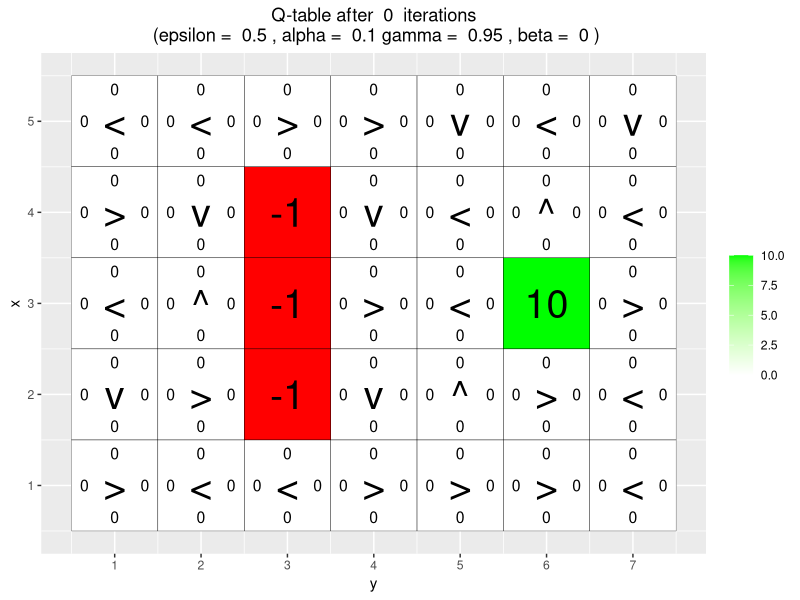
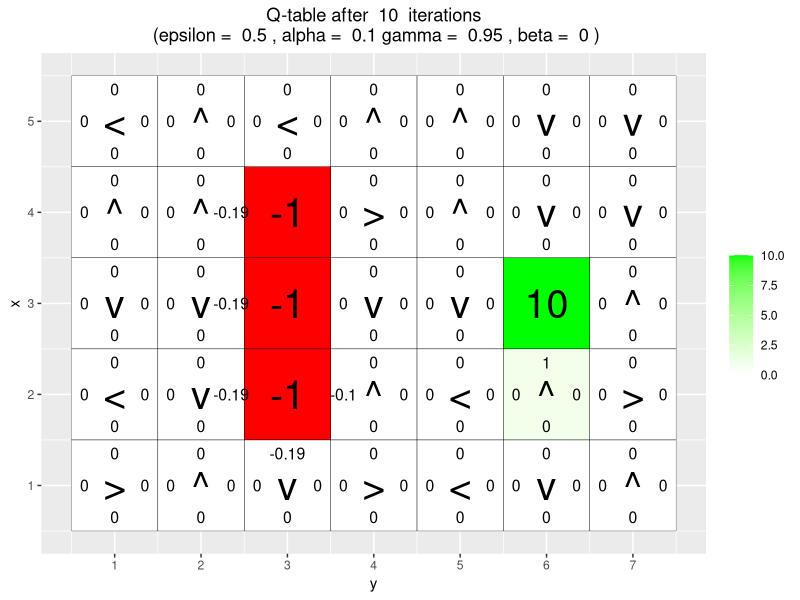
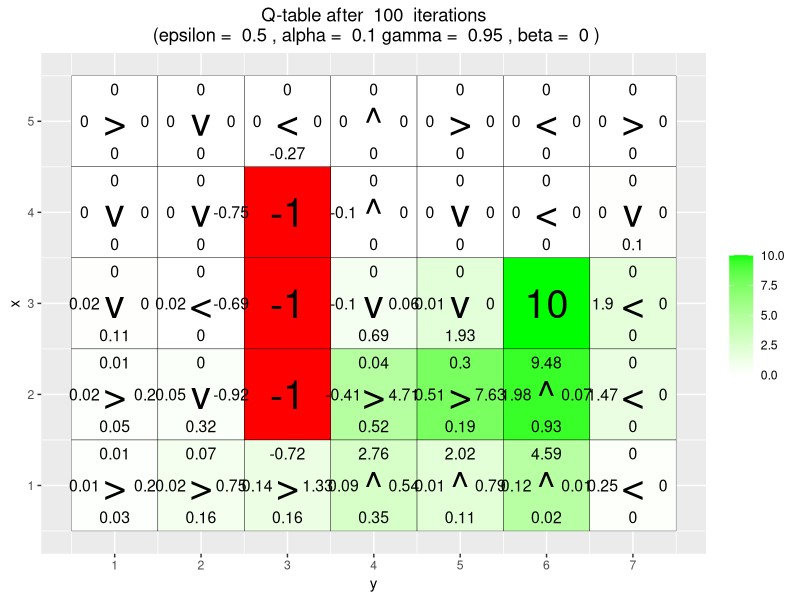
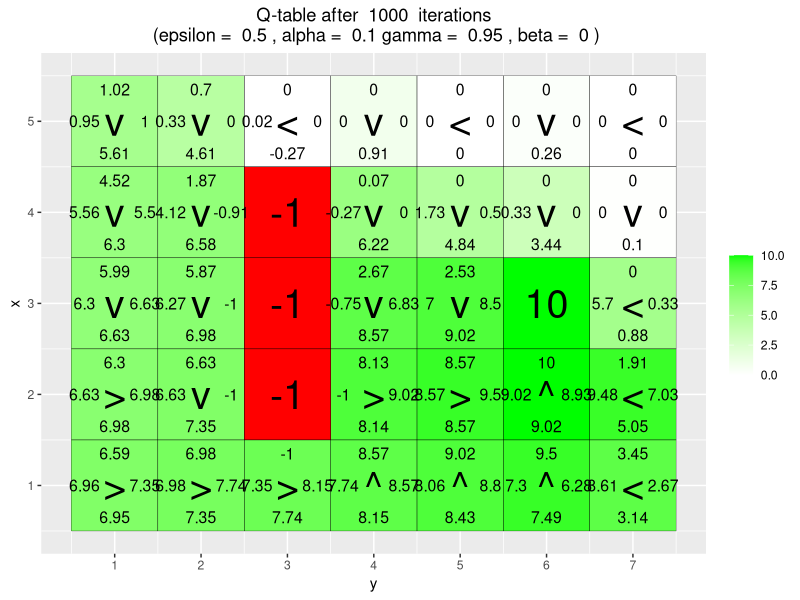
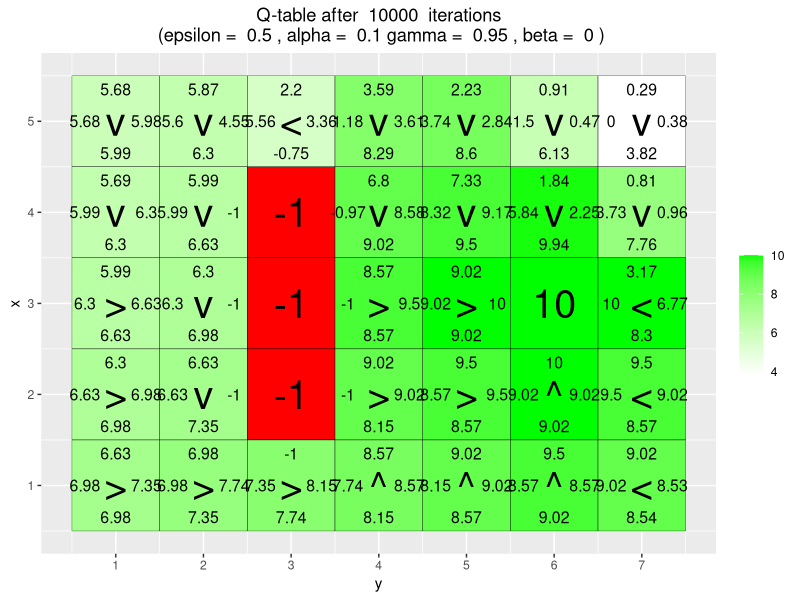
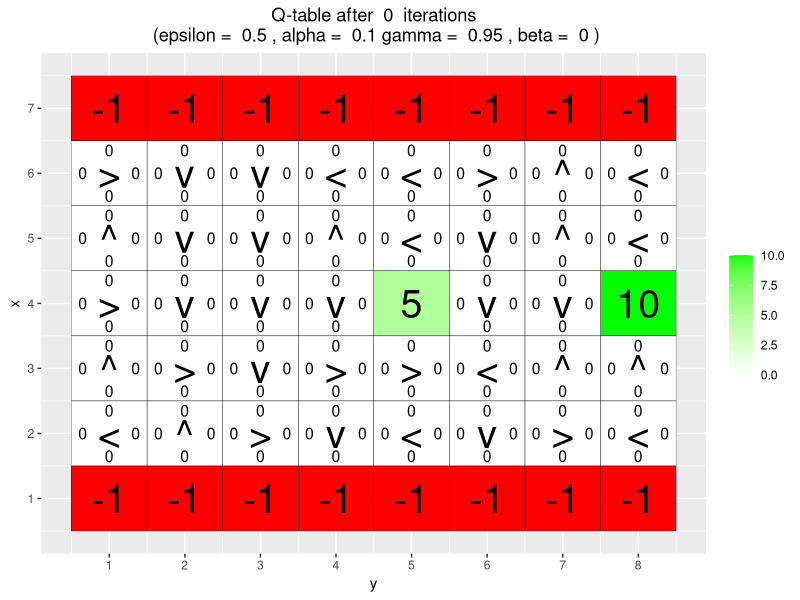
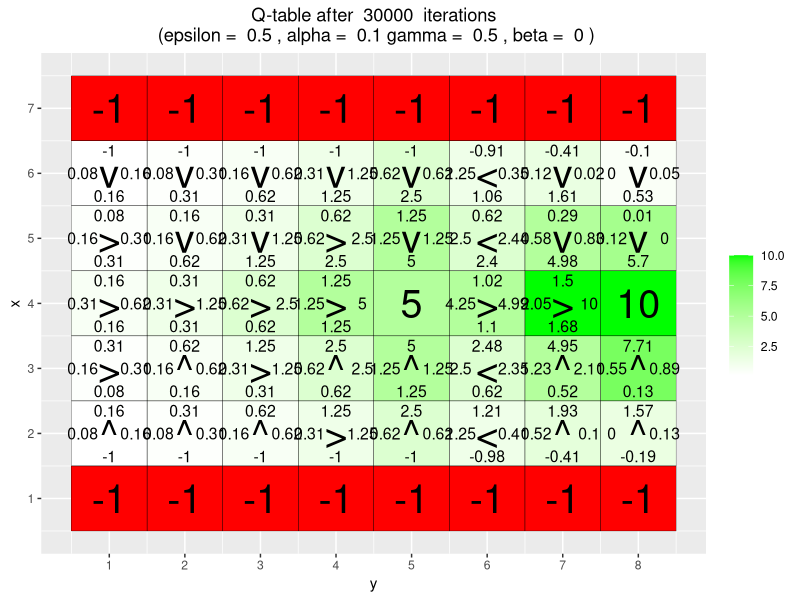
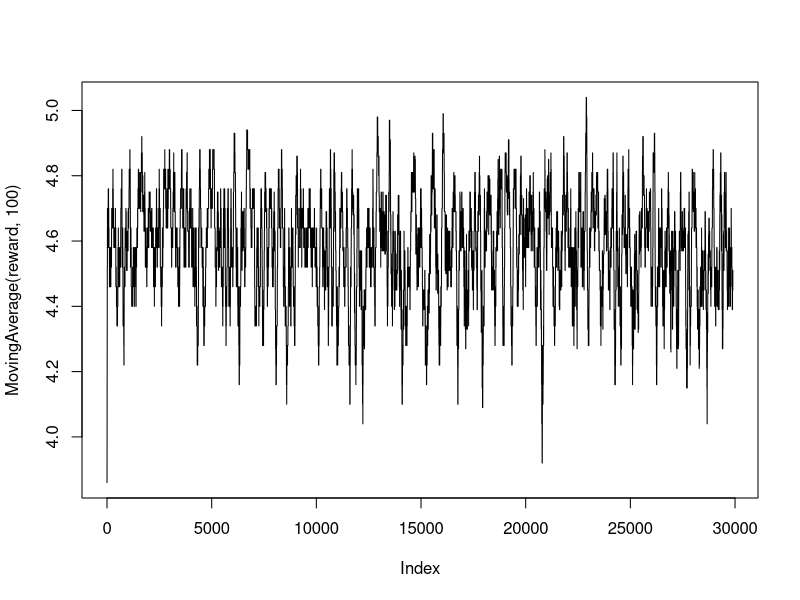

Source code (R) for these figures, in order: (Note: a time limit stopped this script after it produced the figures.)
## ---- chunk 1
knitr::opts_chunk$set(echo = TRUE)
## ---- chunk 2
# By Jose M. PeÃ±a and Joel Oskarsson.
# For teaching purposes.
# jose.m.pena@liu.se.

#####################################################################################################
# Q-learning
#####################################################################################################

# install.packages("ggplot2")
# install.packages("vctrs")
library(ggplot2)

arrows <- c("^", ">", "v", "<")
action_deltas <- list(c(1,0), # up
                      c(0,1), # right
                      c(-1,0), # down
                      c(0,-1)) # left

vis_environment <- function(iterations=0, epsilon = 0.5, alpha = 0.1, gamma = 0.95, beta = 0){
  
  # Visualize an environment with rewards. 
  # Q-values for all actions are displayed on the edges of each tile.
  # The (greedy) policy for each state is also displayed.
  # 
  # Args:
  #   iterations, epsilon, alpha, gamma, beta (optional): for the figure title.
  #   reward_map (global variable): a HxW array containing the reward given at each state.
  #   q_table (global variable): a HxWx4 array containing Q-values for each state-action pair.
  #   H, W (global variables): environment dimensions.
  
  df <- expand.grid(x=1:H,y=1:W)
  foo <- mapply(function(x,y) ifelse(reward_map[x,y] == 0,q_table[x,y,1],NA),df$x,df$y)
  df$val1 <- as.vector(round(foo, 2))
  foo <- mapply(function(x,y) ifelse(reward_map[x,y] == 0,q_table[x,y,2],NA),df$x,df$y)
  df$val2 <- as.vector(round(foo, 2))
  foo <- mapply(function(x,y) ifelse(reward_map[x,y] == 0,q_table[x,y,3],NA),df$x,df$y)
  df$val3 <- as.vector(round(foo, 2))
  foo <- mapply(function(x,y) ifelse(reward_map[x,y] == 0,q_table[x,y,4],NA),df$x,df$y)
  df$val4 <- as.vector(round(foo, 2))
  foo <- mapply(function(x,y) 
    ifelse(reward_map[x,y] == 0,arrows[GreedyPolicy(x,y)],reward_map[x,y]),df$x,df$y)
  df$val5 <- as.vector(foo)
  foo <- mapply(function(x,y) ifelse(reward_map[x,y] == 0,max(q_table[x,y,]),
                                     ifelse(reward_map[x,y]<0,NA,reward_map[x,y])),df$x,df$y)
  df$val6 <- as.vector(foo)
  
  print(ggplot(df,aes(x = y,y = x)) +
          scale_fill_gradient(low = "white", high = "green", na.value = "red", name = "") +
          geom_tile(aes(fill=val6)) +
          geom_text(aes(label = val1),size = 4,nudge_y = .35,na.rm = TRUE) +
          geom_text(aes(label = val2),size = 4,nudge_x = .35,na.rm = TRUE) +
          geom_text(aes(label = val3),size = 4,nudge_y = -.35,na.rm = TRUE) +
          geom_text(aes(label = val4),size = 4,nudge_x = -.35,na.rm = TRUE) +
          geom_text(aes(label = val5),size = 10) +
          geom_tile(fill = 'transparent', colour = 'black') + 
          ggtitle(paste("Q-table after ",iterations," iterations\n",
                        "(epsilon = ",epsilon,", alpha = ",alpha,"gamma = ",gamma,", beta = ",beta,")")) +
          theme(plot.title = element_text(hjust = 0.5)) +
          scale_x_continuous(breaks = c(1:W),labels = c(1:W)) +
          scale_y_continuous(breaks = c(1:H),labels = c(1:H)))
  
}

GreedyPolicy <- function(x, y){
  
  # Get a greedy action for state (x,y) from q_table.
  #
  # Args:
  #   x, y: state coordinates.
  #   q_table (global variable): a HxWx4 array containing Q-values for each state-action pair.
  # 
  # Returns:
  #   An action, i.e. integer in {1,2,3,4}.
  
  # Your code here.
  max <- which(q_table[x,y,] == max(q_table[x,y,]))
  if(length(max) > 1){
    max <- sample(max, 1)
  }
  return(max)
  
}

EpsilonGreedyPolicy <- function(x, y, epsilon){
  
  # Get an epsilon-greedy action for state (x,y) from q_table.
  #
  # Args:
  #   x, y: state coordinates.
  #   epsilon: probability of acting randomly.
  # 
  # Returns:
  #   An action, i.e. integer in {1,2,3,4}.
  
  # Your code here.
  a=GreedyPolicy(x,y)
  
  all=c(1,2,3,4)
  
  if(runif(1)<=1-epsilon){
    return(a)
  }
  else{
    return(sample(all,1))
  }
  
}

transition_model <- function(x, y, action, beta){
  
  # Computes the new state after given action is taken. The agent will follow the action 
  # with probability (1-beta) and slip to the right or left with probability beta/2 each.
  # 
  # Args:
  #   x, y: state coordinates.
  #   action: which action the agent takes (in {1,2,3,4}).
  #   beta: probability of the agent slipping to the side when trying to move.
  #   H, W (global variables): environment dimensions.
  # 
  # Returns:
  #   The new state after the action has been taken.
  
  delta <- sample(-1:1, size = 1, prob = c(0.5*beta,1-beta,0.5*beta))
  final_action <- ((action + delta + 3) %% 4) + 1
  foo <- c(x,y) + unlist(action_deltas[final_action])
  foo <- pmax(c(1,1),pmin(foo,c(H,W)))
  
  return (foo)
}




q_learning <- function(start_state, epsilon = 0.5, alpha = 0.1, gamma = 0.95, 
                       beta = 0){
  
  # Perform one episode of Q-learning. The agent should move around in the 
  # environment using the given transition model and update the Q-table.
  # The episode ends when the agent reaches a terminal state.
  # 
  # Args:
  #   start_state: array with two entries, describing the starting position of the agent.
  #   epsilon (optional): probability of acting greedily.
  #   alpha (optional): learning rate.
  #   gamma (optional): discount factor.
  #   beta (optional): slipping factor.
  #   reward_map (global variable): a HxW array containing the reward given at each state.
  #   q_table (global variable): a HxWx4 array containing Q-values for each state-action pair.
  # 
  # Returns:
  #   reward: reward received in the episode.
  #   correction: sum of the temporal difference correction terms over the episode.
  #   q_table (global variable): Recall that R passes arguments by value. So, q_table being
  #   a global variable can be modified with the superassigment operator <<-.
  
  # Your code here.
  #start_state=c(sample.int(5,1),sample.int(7,1))
  x=start_state[1]
  y=start_state[2]
  
  episode_correction=0

  repeat{
    # Follow policy, execute action, get reward.
    a=EpsilonGreedyPolicy(x,y,epsilon=epsilon)
    #a_greedy=GreedyPolicy(x,y)
    
    new_state=transition_model(x,y,action=a,beta=beta)
   # print(new_state)
    reward=reward_map[new_state[1],new_state[2]]
    temp_diff=-q_table[x,y,a]+(reward+gamma*max(q_table[new_state[1],new_state[2],]))
    
    q_table[x,y,a]<<-q_table[x,y,a]+alpha*temp_diff
    # Q-table update.
    x=new_state[1]
    y=new_state[2]
    episode_correction=episode_correction+temp_diff
    if(reward!=0)
      # End episode.
      return (c(reward,episode_correction))
  }
  
}


## ---- chunk 3

#####################################################################################################
# Q-Learning Environments
#####################################################################################################

# Environment A (learning)
set.seed(12345)
H <- 5
W <- 7

reward_map <- matrix(0, nrow = H, ncol = W)
reward_map[3,6] <- 10
reward_map[2:4,3] <- -1

q_table <- array(0,dim = c(H,W,4))

vis_environment()


for(i in 1:10000){
  foo <- q_learning(start_state = c(3,1),epsilon=0.5,gamma=0.95)
  
  if(any(i==c(10,100,1000,10000,20000,30000,40000)))
    vis_environment(i)
}

## ---- chunk 4

H <- 7
W <- 8

reward_map <- matrix(0, nrow = H, ncol = W)
reward_map[1,] <- -1
reward_map[7,] <- -1
reward_map[4,5] <- 5
reward_map[4,8] <- 10

q_table <- array(0,dim = c(H,W,4))

vis_environment()

MovingAverage <- function(x, n){
  
  cx <- c(0,cumsum(x))
  rsum <- (cx[(n+1):length(cx)] - cx[1:(length(cx) - n)]) / n
  
  return (rsum)
}

for(j in c(0.5,0.75,0.95)){
  q_table <- array(0,dim = c(H,W,4))
  reward <- NULL
  correction <- NULL
  for(i in 1:30000){
    foo <- q_learning(gamma = j, start_state = c(4,1))
    reward <- c(reward,foo[1])
    correction <- c(correction,foo[2])
  }
  
  vis_environment(i, gamma = j)
  plot(MovingAverage(reward,100),type = "l")
  plot(MovingAverage(correction,100),type = "l")
}



## ---- chunk 5

for(j in c(0.5,0.75,0.95)){
  q_table <- array(0,dim = c(H,W,4))
  reward <- NULL
  correction <- NULL
  
  for(i in 1:30000){
    foo <- q_learning(epsilon = 0.1, gamma = j, start_state = c(4,1))
    reward <- c(reward,foo[1])
    correction <- c(correction,foo[2])
  }
  
  vis_environment(i, epsilon = 0.1, gamma = j)
  plot(MovingAverage(reward,100),type = "l")
  plot(MovingAverage(correction,100),type = "l")
}

## ---- chunk 6
# Environment C (the effect of beta).

H <- 3
W <- 6

reward_map <- matrix(0, nrow = H, ncol = W)
reward_map[1,2:5] <- -1
reward_map[1,6] <- 10

q_table <- array(0,dim = c(H,W,4))

vis_environment()

for(j in c(0,0.2,0.4,0.66)){
  q_table <- array(0,dim = c(H,W,4))
  
  for(i in 1:10000)
    foo <- q_learning(gamma = 0.6, beta = j, start_state = c(1,1))
  
  vis_environment(i, gamma = 0.6, beta = j)
  
  

}
